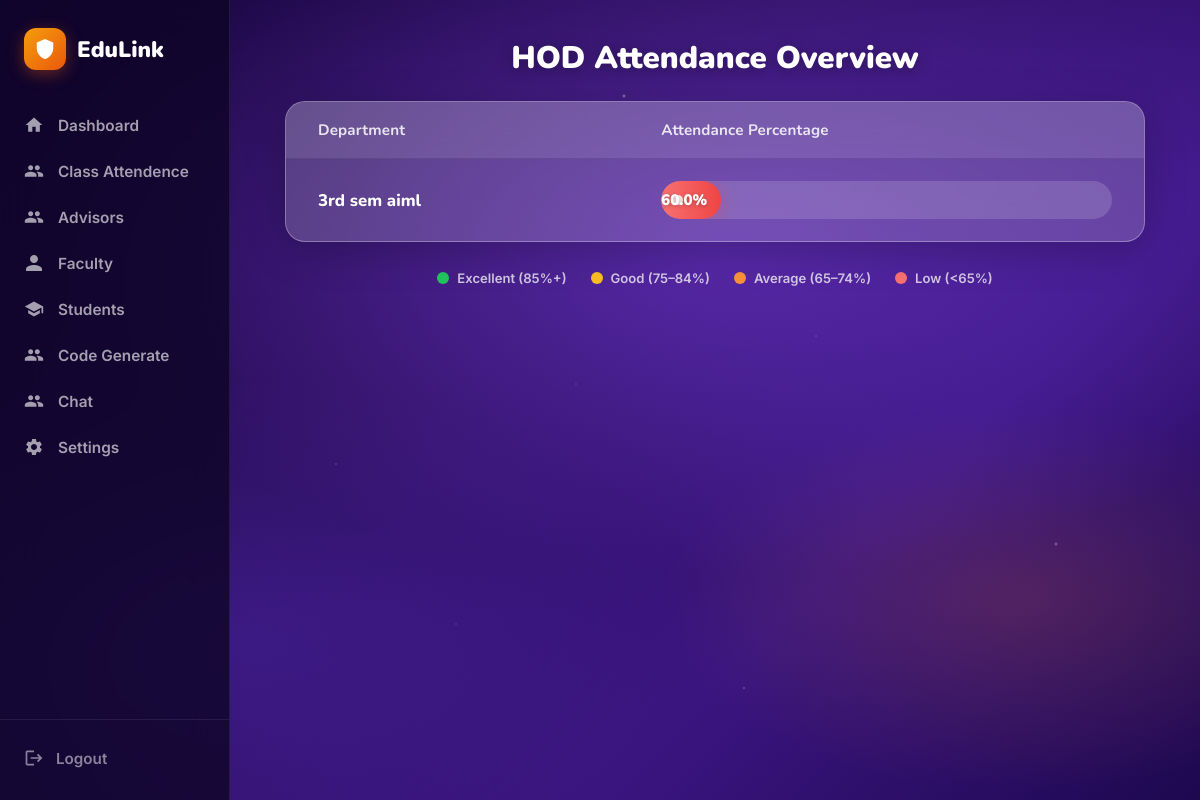
Page /hod/claa_attendence/ (signed in) on the earlier database version.
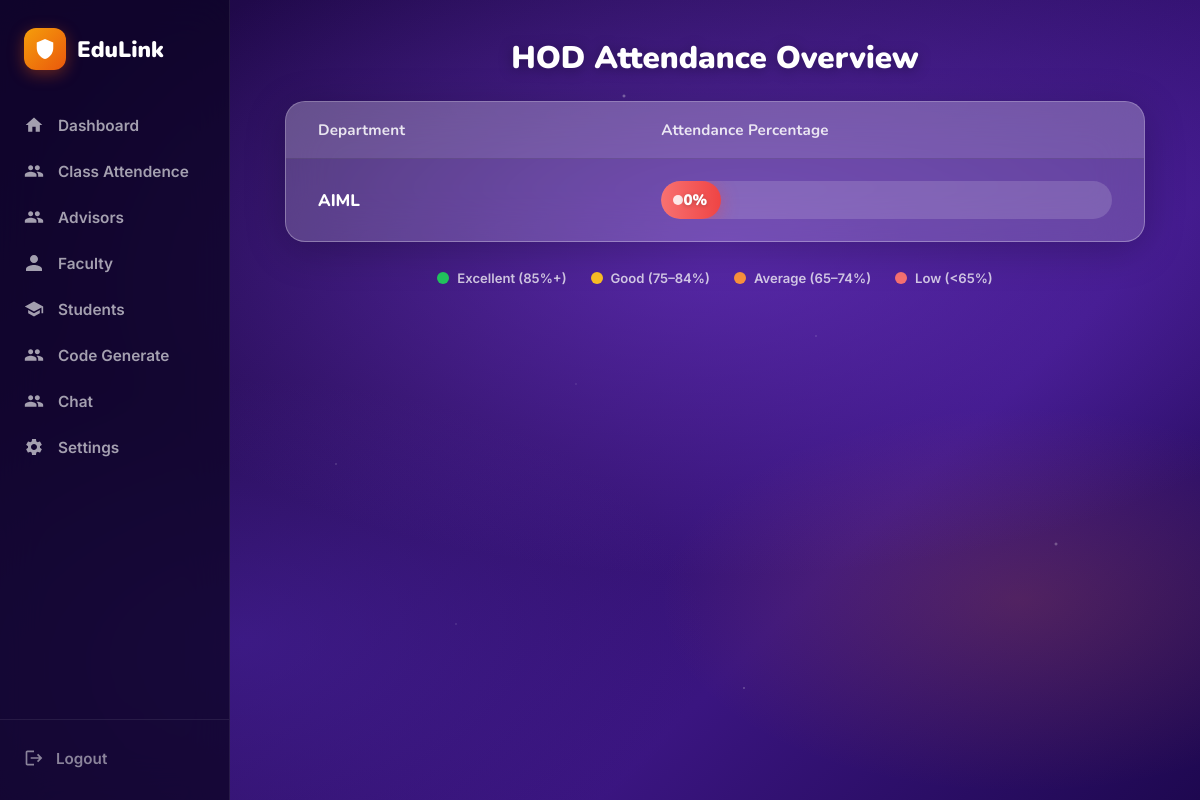
Same page on the later database version.
### Advicer/models.py (models this page shows, shortened)
class Classroom(models.Model):
  username=models.ForeignKey(User, on_delete=models.CASCADE, null=True, blank=True, related_name='created_classrooms')
  class_name=models.CharField(max_length=100)
  advisor = models.ForeignKey(
        User,
        on_delete=models.CASCADE,
        limit_choices_to={'role': 'advisor'},
        related_name='assigned_classrooms'
    )
  class_code = models.CharField(max_length=20, unique=True)
  created_at = models.DateTimeField(auto_now_add=True)
  updated_at=models.DateTimeField(auto_now=True)

### HOD/views.py (the view)
# urls.py: path('claa_attendence/',views.class_attendence,name='class_attendence'),
@login_required
def class_attendence(request):
  classes = Classes.objects.all()
  codes = []
  perce_detils=[]
  for clas in classes:
    codes.append({
  'class_code': clas.class_code.class_code,
  'class_name': clas.class_code.class_name,
  'subject_code': clas.subject_code.subject_code,
  'subject_name': clas.subject_code.subject_name,
   })
  for code in codes:
    total = Attendence.objects.filter(
    class_code__class_code=code['class_code'],
    subject_code__subject_code=code['subject_code']
    ).count()
    present = Attendence.objects.filter(
    class_code__class_code=code['class_code'],
    subject_code__subject_code=code['subject_code'],
    is_present=True
    ).count()
    class_name=code['class_name']
    if total > 0:
      percentage = (present * 100) / total
    else:
      percentage = 0
    perce_detils.append({
      'class_name':class_name,'percentage':percentage
      })
  context={'perce_detils':perce_detils}
  return render(request,'hod_attendance.html',context)

### HOD/templates/hod_attendance.html (shortened to what this page needs)
{% extends "base.html" %}
{% block content %}
<div class="attendance-wrapper">
  <h1 class="page-title">HOD Attendance Overview</h1>
  <div class="attendance-card">
    <table class="att-table">
      <thead>
        <tr>
          <th>Department</th>
          <th>Attendance Percentage</th>
        </tr>
      </thead>
      <tbody>
        {% for class in perce_detils %}
        <tr>
          <td class="dept-name"><a href="" style="text-decoration: none;color: white;">{{ class.class_name }}</a></td>
          <td class="bar-cell">
            <div class="bar-track">
              <div
                class="bar-fill {% if dept.percentage >= 85 %}green{% elif dept.percentage >= 75 %}yellow{% elif dept.percentage >= 65 %}orange{% else %}red{% endif %}">
                <span class="bar-pct">{{ class.percentage }}%</span>
              </div>
            </div>
          </td>
        </tr>
        {% endfor %}
      </tbody>
    </table>
  </div>
  <div class="legend">
    <div class="legend-item">
      <div class="legend-dot green"></div> Excellent (85%+)
    </div>
    <div class="legend-item">
      <div class="legend-dot yellow"></div> Good (75–84%)
    </div>
    <div class="legend-item">
      <div class="legend-dot orange"></div> Average (65–74%)
    </div>
    <div class="legend-item">
      <div class="legend-dot red"></div> Low (&lt;65%)
    </div>
  </div>
</div>
{% endblock %}

Differences in the rows shown:
removed Classroom: class_name "3rd sem aiml"
added Classroom: class_name "AIML"
Other differences:
new list line: "0 %"
list line gone: "60.0 %"
